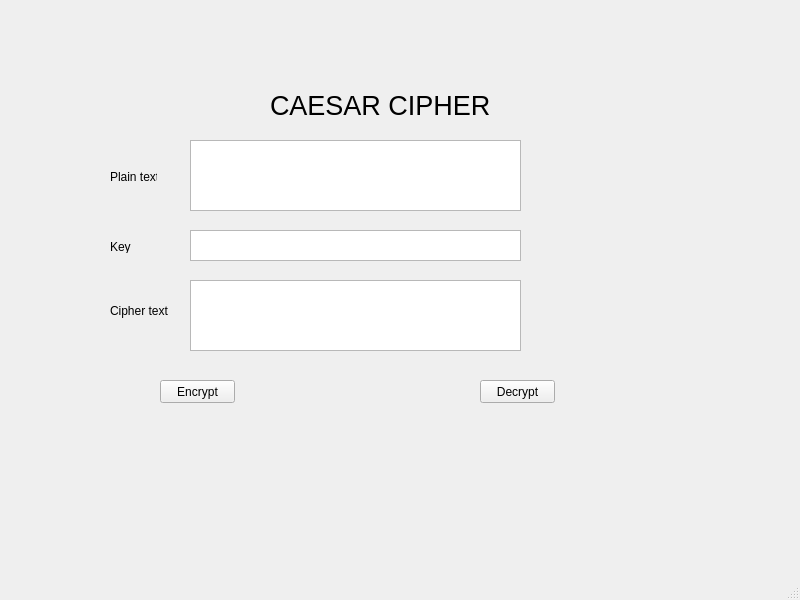
<?xml version="1.0" encoding="UTF-8"?>
<ui version="4.0">
 <class>MainWindow</class>
 <widget class="QMainWindow" name="MainWindow">
  <property name="geometry">
   <rect>
    <x>0</x>
    <y>0</y>
    <width>800</width>
    <height>600</height>
   </rect>
  </property>
  <property name="windowTitle">
   <string>MainWindow</string>
  </property>
  <widget class="QWidget" name="centralwidget">
   <widget class="QLabel" name="label">
    <property name="geometry">
     <rect>
      <x>270</x>
      <y>90</y>
      <width>241</width>
      <height>31</height>
     </rect>
    </property>
    <property name="font">
     <font>
      <pointsize>20</pointsize>
     </font>
    </property>
    <property name="text">
     <string>CAESAR CIPHER</string>
    </property>
   </widget>
   <widget class="QTextEdit" name="textEdit">
    <property name="geometry">
     <rect>
      <x>190</x>
      <y>140</y>
      <width>331</width>
      <height>71</height>
     </rect>
    </property>
   </widget>
   <widget class="QTextEdit" name="textEdit_2">
    <property name="geometry">
     <rect>
      <x>190</x>
      <y>230</y>
      <width>331</width>
      <height>31</height>
     </rect>
    </property>
   </widget>
   <widget class="QTextEdit" name="textEdit_3">
    <property name="geometry">
     <rect>
      <x>190</x>
      <y>280</y>
      <width>331</width>
      <height>71</height>
     </rect>
    </property>
   </widget>
   <widget class="QLabel" name="label_2">
    <property name="geometry">
     <rect>
      <x>110</x>
      <y>170</y>
      <width>47</width>
      <height>13</height>
     </rect>
    </property>
    <property name="text">
     <string>Plain text</string>
    </property>
   </widget>
   <widget class="QLabel" name="label_3">
    <property name="geometry">
     <rect>
      <x>110</x>
      <y>240</y>
      <width>47</width>
      <height>13</height>
     </rect>
    </property>
    <property name="text">
     <string>Key</string>
    </property>
   </widget>
   <widget class="QLabel" name="label_4">
    <property name="geometry">
     <rect>
      <x>110</x>
      <y>300</y>
      <width>61</width>
      <height>21</height>
     </rect>
    </property>
    <property name="text">
     <string>Cipher text</string>
    </property>
   </widget>
   <widget class="QPushButton" name="pushButton">
    <property name="geometry">
     <rect>
      <x>160</x>
      <y>380</y>
      <width>75</width>
      <height>23</height>
     </rect>
    </property>
    <property name="text">
     <string>Encrypt</string>
    </property>
   </widget>
   <widget class="QPushButton" name="pushButton_2">
    <property name="geometry">
     <rect>
      <x>480</x>
      <y>380</y>
      <width>75</width>
      <height>23</height>
     </rect>
    </property>
    <property name="text">
     <string>Decrypt</string>
    </property>
   </widget>
  </widget>
  <widget class="QMenuBar" name="menubar">
   <property name="geometry">
    <rect>
     <x>0</x>
     <y>0</y>
     <width>800</width>
     <height>21</height>
    </rect>
   </property>
  </widget>
  <widget class="QStatusBar" name="statusbar"/>
 </widget>
 <resources/>
 <connections/>
</ui>
